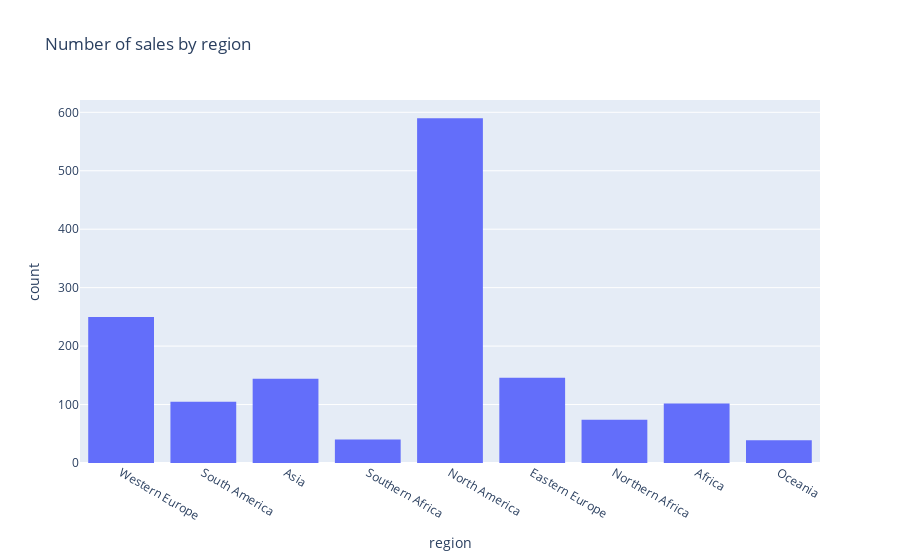

Notebook code for this chart:
### Markdown cell above
From the graph above wee can see that 1163 sales were made in the weekdays while 327 sales were made on the weekend.  
This shows an averege of 232 sales per weekday and an average of 164 sales on a weekend day.  
This shows that sales are proportionally lower on the weekends.

### Code cell
region_sales = customer_activity[['region', 'revenue']].copy()
region_sales = region_sales[region_sales['revenue'] == True]
px.histogram(region_sales, 'region', title='Number of sales by region')

### Figure 1 — Plotly figure (JSON) as saved in the notebook; plotly's stock layout.template omitted (floating-point values rounded to 4 significant figures; data arrays with more than 128 entries replaced by an {"elided": "..."} marker saying what was removed)
{"data": [{"alignmentgroup": "True", "bingroup": "x", "hovertemplate": "region=%{x}<br>count=%{y}<extra></extra>", "legendgroup": "", "marker": {"color": "#636efa", "pattern": {"shape": ""}}, "name": "", "offsetgroup": "", "orientation": "v", "showlegend": false, "type": "histogram", "x": {"elided": "1490 str values"}, "xaxis": "x", "yaxis": "y"}], "layout": {"barmode": "relative", "legend": {"tracegroupgap": 0}, "title": {"text": "Number of sales by region"}, "xaxis": {"anchor": "y", "domain": [0, 1], "title": {"text": "region"}}, "yaxis": {"anchor": "x", "domain": [0, 1], "title": {"text": "count"}}}}
